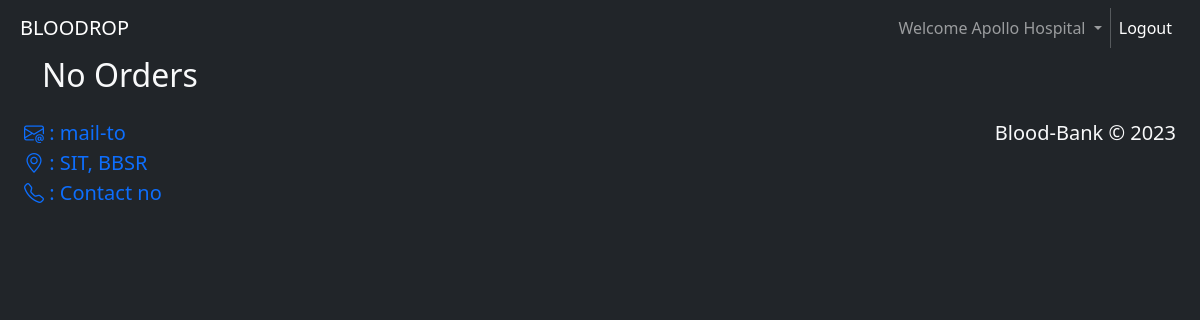
/hospital/order-history/ (signed in), run on an earlier commit of the app's database.
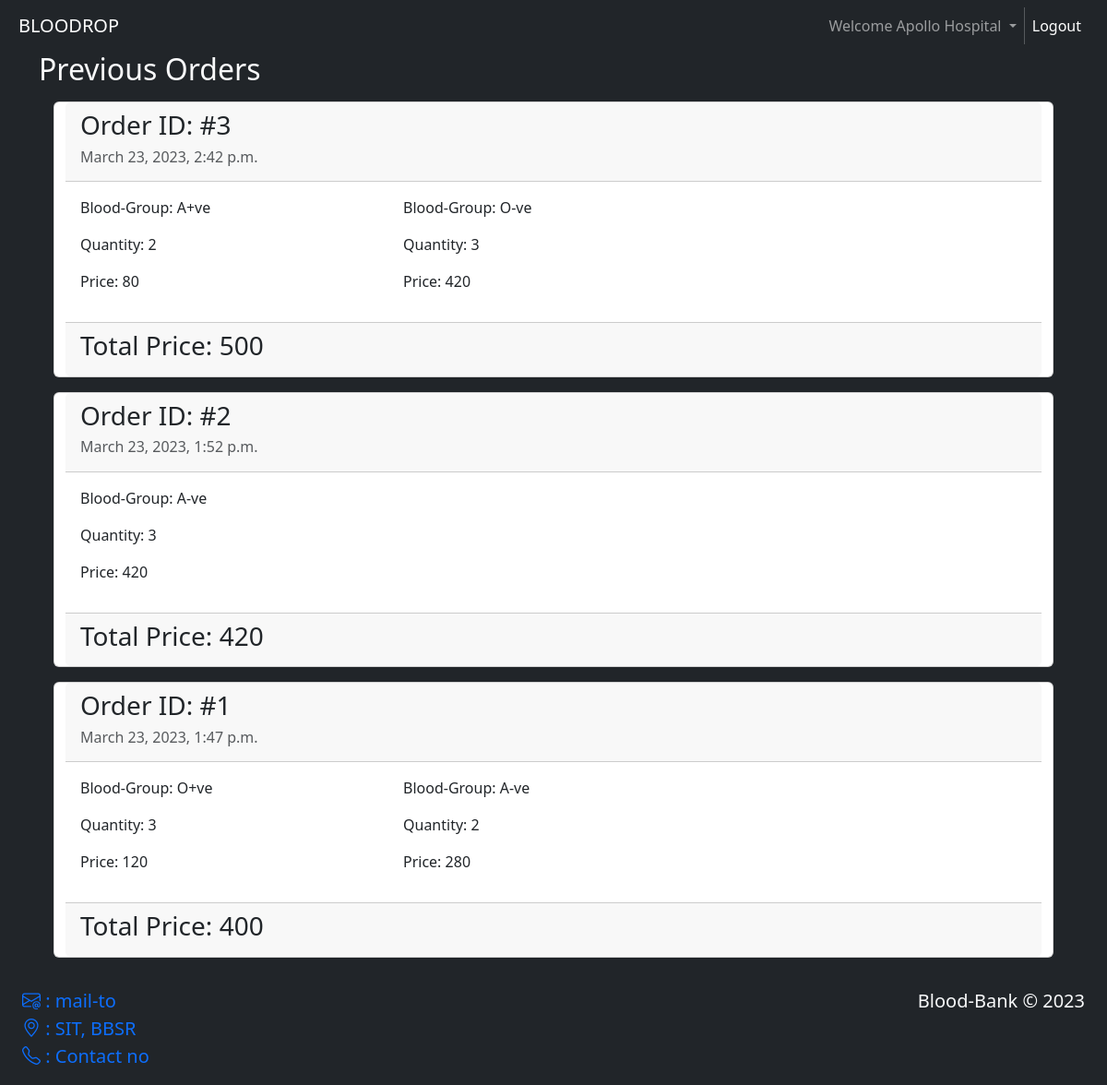
And on a later commit of the database.
### hospital/models.py (models this page shows, shortened)
class Order(models.Model):
    user = models.ForeignKey(customUser, on_delete=models.DO_NOTHING)
    orderDetails = models.CharField(max_length=500)
    totalPrice = models.FloatField()
    is_delivered = models.BooleanField(default=False)
    created_at = models.DateTimeField(auto_now_add=True)
    updated_at = models.DateTimeField(auto_now=True)

class BloodDepot(models.Model):
    b_group = models.CharField(max_length=5)
    quantity = models.IntegerField()
    price = models.FloatField()

### hospital/views.py (the view)
# urls.py: path('order-history/',views.orderHistory,name='hospital_order_history')
def orderHistory(request):
    orders = Order.objects.filter(user=request.user).order_by('-id')
    list = []
    total = []
    for o in orders:
        od = o.orderDetails
        so = od.split(',')
        items = []
        i=0
        total_price=0
        for x,i in zip(so,range(len(so)-1)):
            i=i+1
            str = x.split('x')
            b_group = str[0]
            quantity = str[1]
            b_type = BloodDepot.objects.get(b_group=b_group)
            price = int(quantity) * int(b_type.price)
            total_price += price
            items.append({
                'b_group':b_group,
                'quantity':quantity,
                'price':price,
            })
        total.append({
            'id':o.id,
            'delivered':o.is_delivered,
            'created':o.created_at,
            'total_price':total_price,
        })
        list.append(items)
    context={
        'list':list,
        'total':total
    }
    return render(request,'hospital/orderHistory.html',context)

### donationcamp/templatetags/custom_template.py (called while the page is built)
@register.filter(name="custom_zip")
def custom_zip(a,b):
    return zip(a,b)

### templates/hospital/orderHistory.html (shortened to what this page needs)
{% extends 'base.html' %}
{% load static %}
{% load custom_template %}
{% block content %}
<div class="container">
    {% if list %}
        <h2 class="text-light">Previous Orders</h2>
        {% for items,t in list|custom_zip:total %}
        <div class="row mx-3 my-3">
            <div class="card">
                <div class="card-header">
                    <h3>Order ID: #{{t.id}}</h3>
                    <h6 class="text-muted">{{t.created}}</h6>
                </div>
                <div class="card-body">
                    <div class="row">
                        {% for i in items %}
                        <div class="col-md-4 col-sm-auto">
                            <p>Blood-Group: {{i.b_group}}</p>
                            <p>Quantity: {{i.quantity}}</p>
                            <p>Price: {{i.price}}</p>
                        </div>
                        {% endfor %}
                    </div>
                </div>
                <div class="card-footer">
                    <h3>Total Price: {{t.total_price}} </h3>
                </div>
            </div>
        </div>
        {% endfor %}
    {% else %}
    <h2 class="text-light">No Orders</h2>
    {% endif %}
</div>
{% endblock content %}

What changed in the data, as far as the page shows it:
added Order: created "March 23, 2023, 2:42 p.m."
now on this page (row unchanged): BloodDepot: b_group "A+ve", quantity "2", price "80", shown under "3"
now on this page (row unchanged): BloodDepot: b_group "O-ve", quantity "3", price "420"
added Order: created "March 23, 2023, 1:52 p.m."
now on this page (row unchanged): BloodDepot: b_group "A-ve", quantity "3", price "420", quantity "2", price "280"
added Order: created "March 23, 2023, 1:47 p.m."
now on this page (row unchanged): BloodDepot: b_group "O+ve", quantity "3", price "120", shown under "1"
Also different on the page:
text no longer shown: "No Orders"
text now shown: "Previous Orders"
new list line: "Order ID: # 3 Total Price: 500"
new list line: "Order ID: # 2 Total Price: 420"
new list line: "Order ID: # 1 Total Price: 400"
